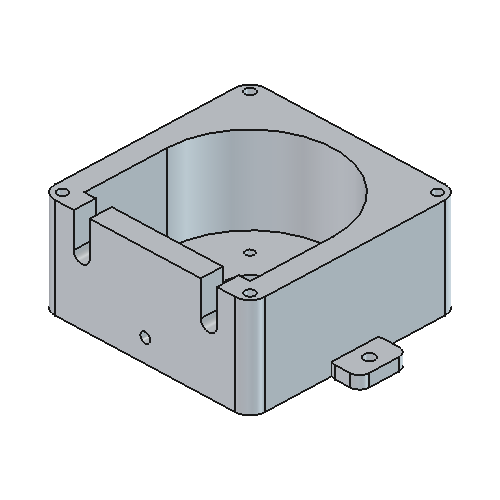
#> input picture docs/assembly/img/part_base.png, 500 x 500 px, found by its file name
$ python -i compose_instructions.py   (imports and definitions only)
#> lines starting #> are read from the running program, lines starting #| are printed output that depends on the picture
#!/usr/bin/env python3
"""Lay out the LEGO-style assembly pages from the FreeCAD renders (plain Python + PIL).

Input:  docs/assembly/img/manifest.json  (written by cad/instructions.py)
Output: docs/assembly/pages/page_XX.png, docs/assembly/assembly_instructions.pdf,
        docs/assembly/README.md
"""
import json
import os
import textwrap
from collections import OrderedDict

from PIL import Image, ImageDraw, ImageFont, ImageChops

ROOT = os.path.dirname(os.path.dirname(os.path.abspath(__file__)))
ADIR = os.path.join(ROOT, "docs", "assembly")
PAGES = os.path.join(ADIR, "pages")
W, H = 1754, 1240                     # A4 landscape @ 150 dpi
M = 50
FONT_DIR = "/usr/share/fonts/truetype/dejavu"
BLUE = (91, 143, 214)
BLUE_BG = (232, 241, 251)
INK = (30, 30, 34)
GREY = (120, 124, 130)
RED = (200, 30, 30)
DATE = "2026-11-25"


def font(size, bold=False):
    name = "DejaVuSans-Bold.ttf" if bold else "DejaVuSans.ttf"
    return ImageFont.truetype(os.path.join(FONT_DIR, name), size)


def autocrop(img, pad=12):
#> called with pad = 12
    bg = Image.new(img.mode, img.size, (255, 255, 255))
#> bg: PIL image 500x500 RGB; every value is 255
    diff = ImageChops.difference(img.convert("RGB"), bg.convert("RGB"))
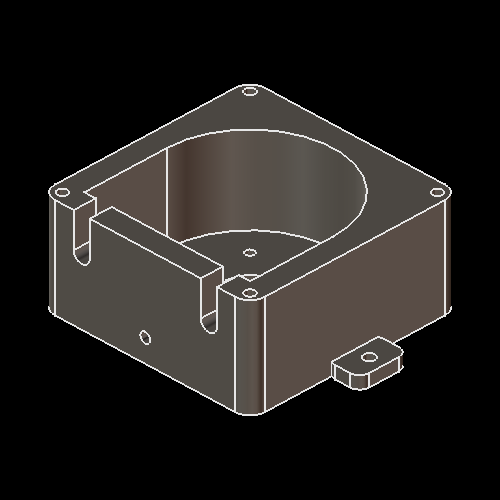
#> diff: PIL image 500x500 RGB; mean R, G, B 35.3, 32.7, 30.5
    bbox = diff.getbbox()
#> bbox = (48, 84, 452, 416)
    if not bbox:
        return img
    x0, y0, x1, y1 = bbox
#> x0 = 48; y0 = 84; x1 = 452; y1 = 416
    return img.crop((max(x0 - pad, 0), max(y0 - pad, 0), min(x1 + pad, img.width), min(y1 + pad, img.height)))
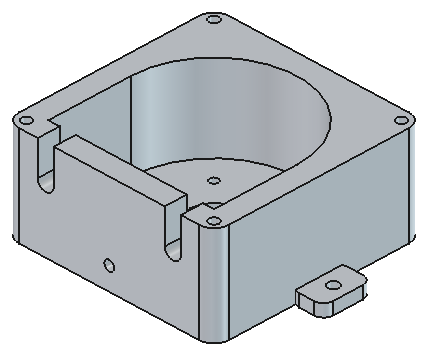
#> returned value: PIL image 428x356 RGB; mean R, G, B 197.1, 201.3, 205


def fit(img, max_w, max_h):
    s = min(max_w / img.width, max_h / img.height)
    return img.resize((max(1, int(img.width * s)), max(1, int(img.height * s))), Image.LANCZOS)


def load(rel):
    return autocrop(Image.open(os.path.join(ROOT, rel)).convert("RGB"))


# [145 lines left out: functions wrap_text, header, callout_box, step_page, cover_page, inventory_page and 1 more, not called in this run]


# [2 lines not run here, left out]

>>> result = load('../docs/assembly/img/part_base.png')

$ run again, on docs/assembly/pages/page_03.png
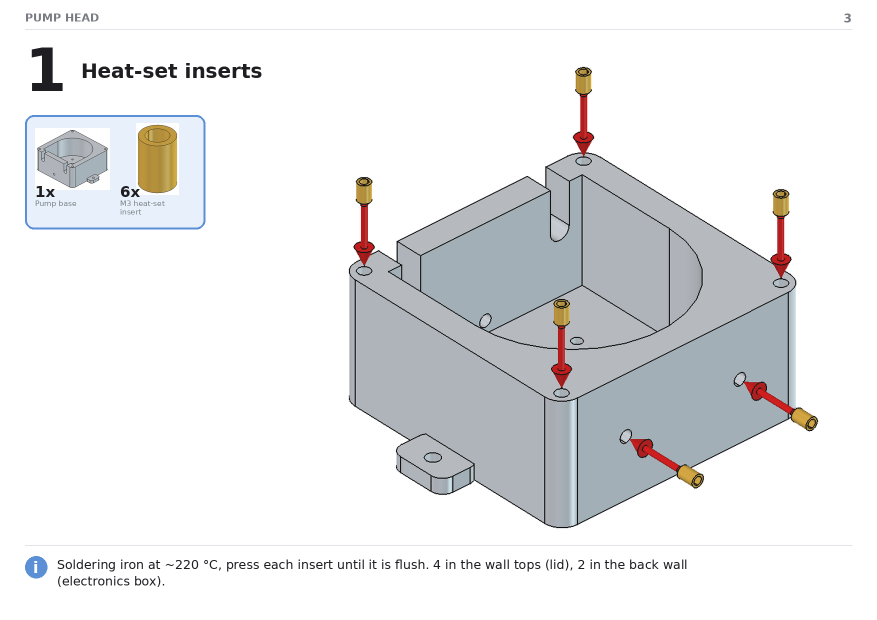
#> input picture docs/assembly/pages/page_03.png, 1754 x 1240 px, found by its file name (shown at 1/2 size)
#> bg: PIL image 1754x1240 RGB; every value is 255
#> in autocrop, `diff = ImageChops.difference(img.convert("RGB"), bg.convert("RGB"))`:
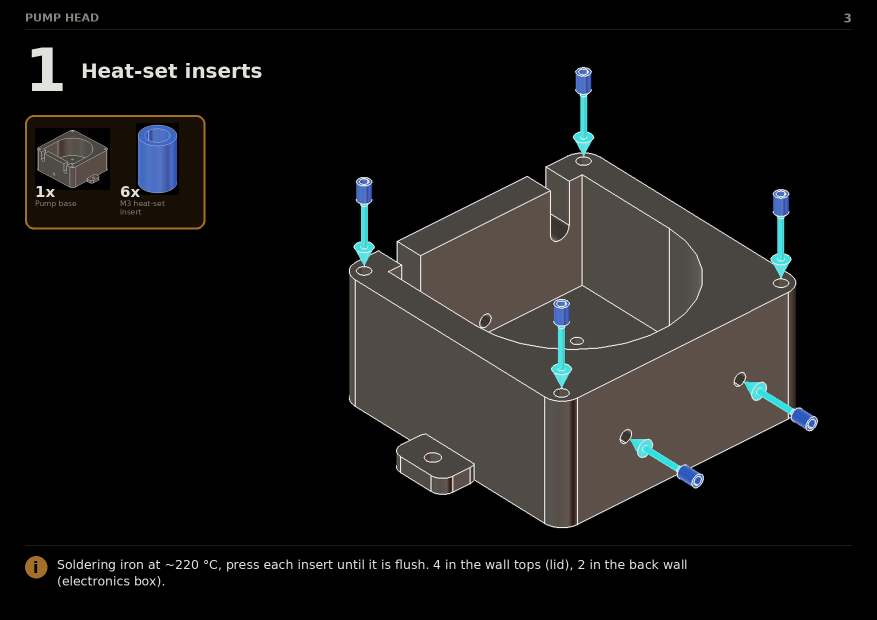
#> diff: PIL image 1754x1240 RGB (shown at 1/2 size); mean R, G, B 23.4, 22.6, 21.5
#> bbox = (50, 27, 1705, 1174)
#> x0 = 50; y0 = 27; x1 = 1705; y1 = 1174
#> in autocrop, `return img.crop((max(x0 - pad, 0), max(y0 - pad, 0), min(x1 + pad, img..`:
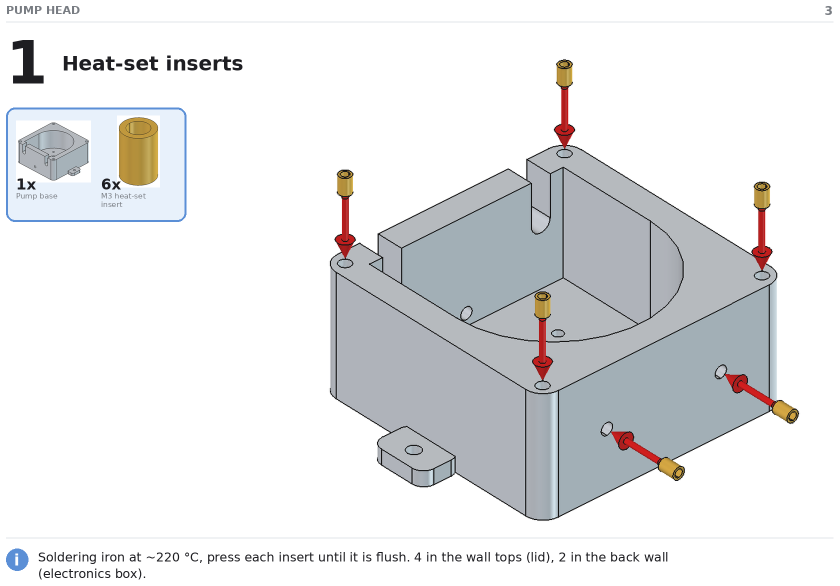
#> returned value: PIL image 1679x1171 RGB (shown at 1/2 size); mean R, G, B 229.1, 230, 231.2
